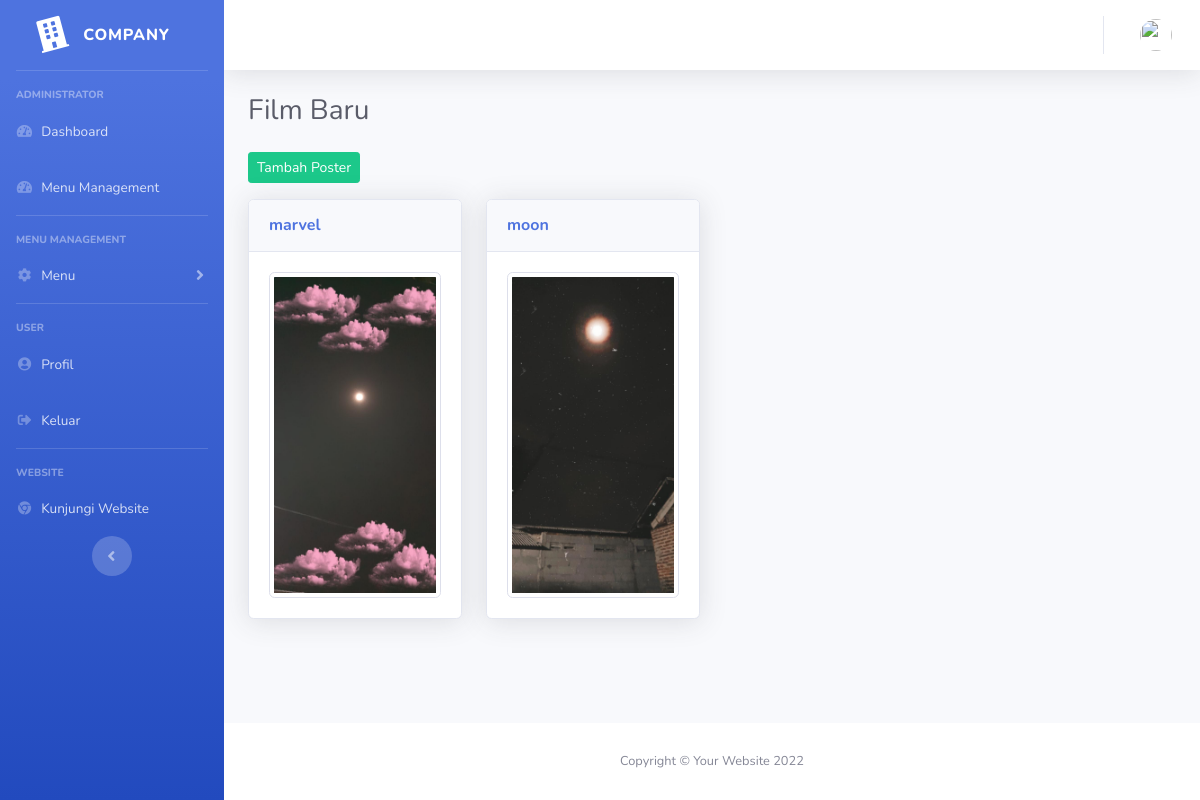
Screenshot of /index.php/admin_menu/film_baru with the database file from the repository.
### tables this page shows
CREATE TABLE `film_baru` (
  `id` int(11) NOT NULL,
  `judul` varchar(128) NOT NULL,
  `youtube` varchar(255) NOT NULL,
  `image` varchar(128) NOT NULL
);

### application/controllers/Admin_menu.php (called while the page is built, shortened)
<?php
class Admin_menu extends CI_Controller
{
    public function film_baru()
    {
        $data['judul'] = 'Film Baru';
        $data['user'] = $this->db->get_where('user', ['email' => $this->session->userdata('email')])->row_array();
        $data['film_baru'] = $this->db->get_where('film_baru')->result_array();
        $data['admin_menu'] = $this->db->get_where('admin_menu')->result_array();
        $this->form_validation->set_rules('judul', 'Judul', 'required|trim');
        $this->form_validation->set_rules('youtube', 'Youtube', 'required|trim');
        if ($this->form_validation->run() == false) {
            $this->load->view('template/admin_header', $data);
            $this->load->view('template/admin_sidebar', $data);
            $this->load->view('template/admin_topbar', $data);
            $this->load->view('admin_menu/film_baru', $data);
            $this->load->view('template/admin_footer', $data);
        }
    }
}

### index.php (called while the page is built, shortened)
<?php
require_once BASEPATH.'core/CodeIgniter.php';

### application/views/admin_menu/film_baru.php (the view, shortened to what this page needs)
<div class="container-fluid">
    <h1 class="h3 mb-4 text-gray-800"> <?= $judul; ?> </h1>
    <a href="" class="btn btn-sm btn-success mb-3" data-toggle="modal" data-target="#tambahposterModal">Tambah Poster</a>
    <div class="row">
        <?php foreach ($film_baru as $fb) : ?>
            <div class="col-3">
                <div class="card shadow mb-4">
                    <div class="card-header py-3">
                        <h6 class="m-0 font-weight-bold text-primary"><?= $fb['judul'] ?></h6>
                    </div>
                    <div class="card-body">
                        <img src="<?= base_url('front-end/assets/img/film-baru/') . $fb['image']; ?>" class="img-thumbnail" alt="">
                    </div>
                </div>
            </div>
        <?php endforeach; ?>
    </div>
</div>
</div>

### application/views/template/admin_header.php (shortened to what this page needs)
<!DOCTYPE html>
<html lang="en">
<head>
    <link href="<?= base_url('back-end/'); ?>vendor/fontawesome-free/css/all.min.css" rel="stylesheet" type="text/css">
    <link href="<?= base_url('back-end/'); ?>css/sb-admin-2.min.css" rel="stylesheet">
</head>
<body id="page-top">
    <div id="wrapper">

### application/views/template/admin_sidebar.php (shortened to what this page needs)
<ul class="navbar-nav bg-gradient-primary sidebar sidebar-dark accordion" id="accordionSidebar">
    <a class="sidebar-brand d-flex align-items-center justify-content-center" href="index.html">
        <div class="sidebar-brand-icon rotate-n-15">
            <i class="fas fa-building"></i>
        </div>
        <div class="sidebar-brand-text mx-3">Company</div>
    </a>
    <hr class="sidebar-divider">
    <div class="sidebar-heading">
        Administrator
    </div>
    <li class="nav-item">
        <a class="nav-link" href="<?= base_url('admin'); ?>">
            <i class="fas fa-fw fa-tachometer-alt"></i>
            <span>Dashboard</span></a>
    </li>
    <li class="nav-item">
        <a class="nav-link" href="<?= base_url('admin_menu/index'); ?>">
            <i class="fas fa-fw fa-tachometer-alt"></i>
            <span>Menu Management</span></a>
    </li>
    <hr class="sidebar-divider">
    <div class="sidebar-heading">
        Menu Management
    </div>
    <li class="nav-item">
        <a class="nav-link collapsed" href="#" data-toggle="collapse" data-target="#collapseTwo" aria-expanded="true" aria-controls="collapseTwo">
            <i class="fas fa-fw fa-cog"></i>
            <span>Menu</span>
        </a>
    </li>
    <hr class="sidebar-divider">
    <div class="sidebar-heading">
        User
    </div>
    <li class="nav-item">
        <a class="nav-link" href="charts.html">
            <i class="fas fa-fw fa-user-circle"></i>
            <span>Profil</span></a>
    </li>
    <li class="nav-item">
        <a class="nav-link" href="<?= base_url('auth/keluar'); ?>">
            <i class="fas fa-fw fa-sign-out-alt"></i>
            <span>Keluar</span></a>
    </li>
    <hr class="sidebar-divider d-none d-md-block">
    <div class="sidebar-heading">
        Website
    </div>
    <li class="nav-item">
        <a class="nav-link" href="<?= base_url('/') ?>" target="_blank">
            <i class="fab fa-fw fa-chrome"></i>
            <span>Kunjungi Website</span></a>
    </li>
    <div class="text-center d-none d-md-inline">
        <button class="rounded-circle border-0" id="sidebarToggle"></button>
    </div>
</ul>

### application/views/template/admin_topbar.php (shortened to what this page needs)
<div id="content-wrapper" class="d-flex flex-column">
    <div id="content">
        <nav class="navbar navbar-expand navbar-light bg-white topbar mb-4 static-top shadow">
            <ul class="navbar-nav ml-auto">
                <li class="nav-item dropdown no-arrow">
                    <a class="nav-link dropdown-toggle" href="#" id="userDropdown" role="button" data-toggle="dropdown" aria-haspopup="true" aria-expanded="false">
                        <img class="img-profile rounded-circle" src="<?= base_url('back-end/img/') . $user['gambar']; ?>">
                    </a>
                </li>
            </ul>
        </nav>

### application/views/template/admin_footer.php (shortened to what this page needs)
<footer class="sticky-footer bg-white">
    <div class="container my-auto">
        <div class="copyright text-center my-auto">
            <span>Copyright &copy; Your Website <?= date('Y'); ?></span>
        </div>
    </div>
</footer>
</div>
</div>
<link rel="stylesheet" href="<?= base_url('ckeditor') ?>/css/samples.css">
<link rel="stylesheet" href="<?= base_url('ckeditor') ?>/toolbarconfigurator/lib/codemirror/neo.css">
</body>
</html>

### rows the page displays
film_baru: judul "marvel", image (picture)
film_baru: judul "moon", image (picture)

### other values shown
$judul "Film Baru"
